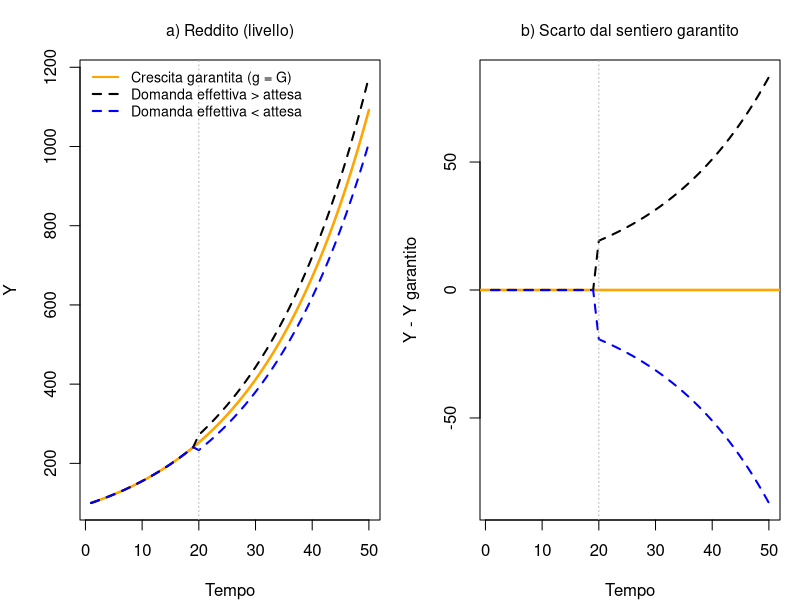

Write the R code that produced this figure.
# Modello di crescita di Harrod-Domar (acceleratore + moltiplicatore)
# Corso "Analisi economica" - Parte II (sezione 2.2)
# Estende il modello keynesiano dinamico elementare aggiungendo una funzione
# di investimento "acceleratore". Equazioni (cfr. LUBS 5228M, slide 10):
#   (1) Y_t    = CONS_t + INV_t
#   (2) SAV_t  = s * Y_{t-1}
#   (3) INV_t  = a * (Ye_t - Y_{t-1})     Acceleratore (a = rapporto capitale/prodotto)
#   (4) CONS_t = Y_t - SAV_t
#   (5) Ye_t   = Y_t + eps_t              Domanda attesa (eps = errore di aspettativa)
# Da (1) e (4) segue INV_t = SAV_t (equilibrio S=I). Sostituendo (2),(3),(5):
#   a (Y_t + eps_t - Y_{t-1}) = s Y_{t-1}   =>   Y_t = (1 + s/a) Y_{t-1} - eps_t
# Saggio di crescita garantito: G = s/a (con eps=0 e aspettative confermate).

# Prepara l'ambiente ####
rm(list = ls(all = TRUE))
if (!is.null(dev.list())) dev.off()
cat("\014")

# Parametri ####
nPeriods <- 50
s  <- 0.2                 # Propensione al risparmio
a  <- 4                   # Rapporto capitale/prodotto (acceleratore, a > 1)
G  <- s / a               # Saggio di crescita garantito
Y0 <- 100                 # Reddito iniziale
shockAt <- 20             # Periodo dello shock di aspettativa
eps0 <- 0.08 * Y0 * (1 + G)^(shockAt - 2)   # ampiezza dello shock (una tantum)
cat("Saggio di crescita garantito  G = s/a =", G, "\n")

# Tre scenari: (1) aspettative confermate; (2) domanda effettiva > attesa; (3) < attesa
# eps < 0  ->  Ye < Y  ->  effettiva > attesa  ->  traiettoria piu' alta
# eps > 0  ->  Ye > Y  ->  effettiva < attesa  ->  traiettoria piu' bassa
segno <- c(0, -1, +1)
nS <- length(segno)

Y    <- matrix(0,  nS, nPeriods)
CONS <- matrix(0,  nS, nPeriods)
INV  <- matrix(0,  nS, nPeriods)
SAV  <- matrix(0,  nS, nPeriods)
g    <- matrix(NA, nS, nPeriods)      # tasso di crescita effettivo

# Lancia il modello ####
for (j in 1:nS) {
  eps <- rep(0, nPeriods); eps[shockAt] <- segno[j] * eps0
  Y[j, 1] <- Y0
  for (t in 2:nPeriods) {
    Y[j, t]    <- (1 + G) * Y[j, t - 1] - eps[t]     # Forma ridotta (equilibrio S=I)
    SAV[j, t]  <- s * Y[j, t - 1]                    # Eq. (2)
    INV[j, t]  <- SAV[j, t]                          # Equilibrio S=I
    CONS[j, t] <- Y[j, t] - SAV[j, t]                # Eq. (4)
    g[j, t]    <- Y[j, t] / Y[j, t - 1] - 1          # Tasso di crescita effettivo
  }
}
cat("Tasso di crescita sul sentiero garantito:", round(g[1, nPeriods], 4), "\n")

# Grafici ####
cW <- "orange"; cH <- "black"; cL <- "blue"
par(mfrow = c(1, 2), mar = c(4, 4, 3, 1))

# a) Livello del reddito
plot(Y[1, ], type = "l", lwd = 2.5, col = cW, ylim = range(Y),
     main = "a) Reddito (livello)", xlab = "Tempo", ylab = "Y",
     font.main = 1, cex.main = 0.95)
lines(Y[2, ], lwd = 2, lty = 2, col = cH)
lines(Y[3, ], lwd = 2, lty = 2, col = cL)
abline(v = shockAt, lty = 3, col = "grey70")
legend("topleft", c("Crescita garantita (g = G)",
                    "Domanda effettiva > attesa", "Domanda effettiva < attesa"),
       col = c(cW, cH, cL), lwd = 2, lty = c(1, 2, 2), bty = "n", cex = 0.85)

# b) Scarto dal sentiero garantito
gapH <- Y[2, ] - Y[1, ]; gapL <- Y[3, ] - Y[1, ]
plot(NA, xlim = c(1, nPeriods), ylim = range(gapH, gapL),
     main = "b) Scarto dal sentiero garantito", xlab = "Tempo",
     ylab = "Y - Y garantito", font.main = 1, cex.main = 0.95)
abline(h = 0, lwd = 2.5, col = cW)
lines(gapH, lwd = 2, lty = 2, col = cH)
lines(gapL, lwd = 2, lty = 2, col = cL)
abline(v = shockAt, lty = 3, col = "grey70")
